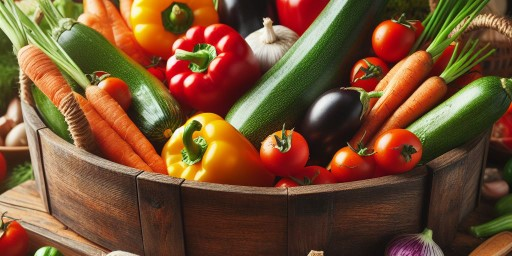
#> input picture image/yasai512_256.jpg, 512 x 256 px, found by its file name
$ python diff_filter2.py
#> lines starting #> are read from the running program, lines starting #| are printed output that depends on the picture
import cv2
import numpy as np
import matplotlib.pyplot as plt
import numpy.linalg as la
from scipy import sparse
from scipy.sparse import csr_matrix

# 長方形を含む四角形の画像の読み込み
X = cv2.imread("image/yasai512_256.jpg")
#> X is the input picture: shape (256, 512, 3); mean B, G, R 48.9, 80.1, 118.1
X = cv2.cvtColor(X, cv2.COLOR_BGR2RGB)
grayX = cv2.cvtColor(X, cv2.COLOR_RGB2GRAY) / 255
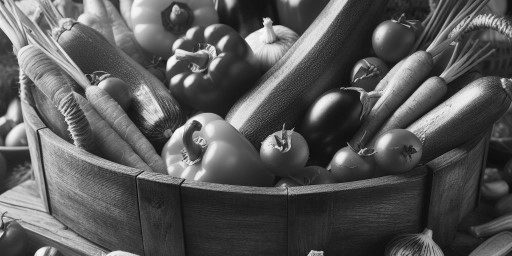
#> grayX: shape (256, 512) float64; min 0.0275, max 0.996, mean 0.345

# 画像サイズを求める
y, x = grayX.shape
#> y = 256; x = 512

# 1.周期シフトして差分を求める
grayX_v = abs(grayX[np.roll(np.arange(y), -1), :] - grayX) # 縦方向に周期シフト - 自分
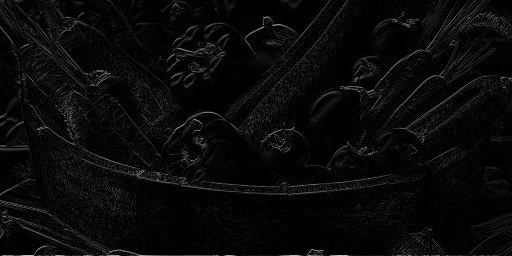
#> grayX_v: shape (256, 512) float64; min 0, max 0.776, mean 0.0385
grayX_h = abs(grayX[:, np.roll(np.arange(x), -1)] - grayX) # 横方向に周期シフト - 自分
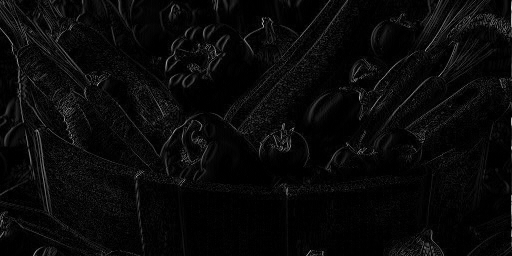
#> grayX_h: shape (256, 512) float64; min 0, max 0.855, mean 0.0373
grayX_ = grayX_v + grayX_h # 縦横
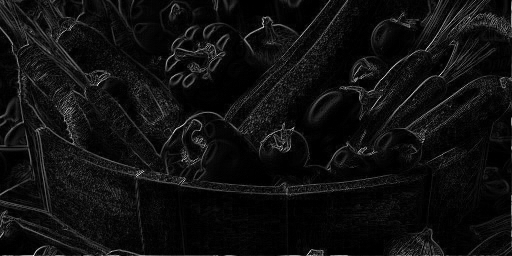
#> grayX_: shape (256, 512) float64; min 0, max 1.22, mean 0.0758; drawn with min black and max white

# 2.線形代数を使って差分を求める
D0_v = -np.eye(y) + np.roll(np.eye(y), -1, axis = 0)
D0_h = -np.eye(x) + np.roll(np.eye(x), -1, axis = 0)
print(D0_v)
#> (printed output is left out)
print(D0_h)
#> (printed output is left out)

# クロネッカー積を使ってフィルタ係数を求める
Dv = sparse.kron(csr_matrix(np.eye(x)), csr_matrix(D0_v)) # 単位行列 ⊗ D0_v
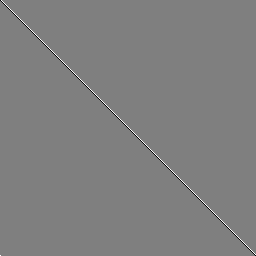
#> D0_v: shape (256, 256) float64; min -1, max 1, mean 0; drawn with min black and max white
Dh = sparse.kron(csr_matrix(np.eye(y)), csr_matrix(D0_h)) # 単位行列 ⊗ D0_h
print(Dv)
#> (printed output is left out)
print()
print(Dh)
#> (printed output is left out)

# 画像データ(2次元配列)からm×n行1列のベクトルデータに変換
grayX_vec = grayX.reshape(y * x, 1, order = 'F')
grayX_vec2 = grayX.reshape(y * x, 1, order = 'C')

# エッジ強度(検出)の計算
grayX_dv = abs(Dv @ grayX_vec) # 縦
grayX_dh = abs(Dh @ grayX_vec2) # 横

# 画像データ(2次元配列)に戻す
grayX_dv_ = grayX_dv.reshape(grayX.shape, order = 'F')
grayX_dh_ = grayX_dh.reshape(grayX.shape, order = 'C')
grayX_d_ = grayX_dv_ + grayX_dh_

# 1、2 の誤差を表示
print(la.norm(grayX_v - grayX_dv_))
#| 0.0
print(la.norm(grayX_h - grayX_dh_))
#| 0.0
print(la.norm(grayX_ - grayX_d_))
#| 0.0

# 結果を表示
plt.figure()
plt.imshow(X)
plt.title('original')
plt.figure()
plt.imshow(grayX, cmap = "gray")
plt.title('gray')
plt.figure()
plt.imshow(grayX_v, cmap = "gray")
plt.title('1.v')
plt.figure()
plt.imshow(grayX_h, cmap = "gray")
plt.title('1.h')
plt.figure()
plt.imshow(grayX_, cmap = "gray")
plt.title('1.vh')
plt.figure()
plt.imshow(grayX_dv_, cmap = "gray")
plt.title('2.v')
plt.figure()
plt.imshow(grayX_dh_, cmap = "gray")
plt.title('2.h')
plt.figure()
plt.imshow(grayX_d_, cmap = "gray")
plt.title('2.vh')
plt.show()

$ run again, with image/yasai256_512.jpg copied over image/yasai512_256.jpg
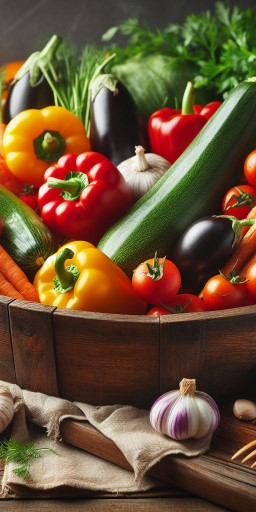
#> input picture image/yasai256_512.jpg, 256 x 512 px, found by its file name
#> X is the input picture: shape (512, 256, 3); mean B, G, R 53, 80.8, 106.6
#> `grayX_ = grayX_v + grayX_h`:
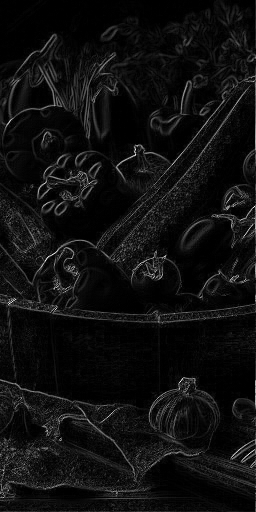
#> grayX_: shape (512, 256) float64; min 0, max 1.09, mean 0.0678; drawn with min black and max white
#> (printed output is left out)
#> (printed output is left out)
#> `Dv = sparse.kron(csr_matrix(np.eye(x)), csr_matrix(D0_v))`:
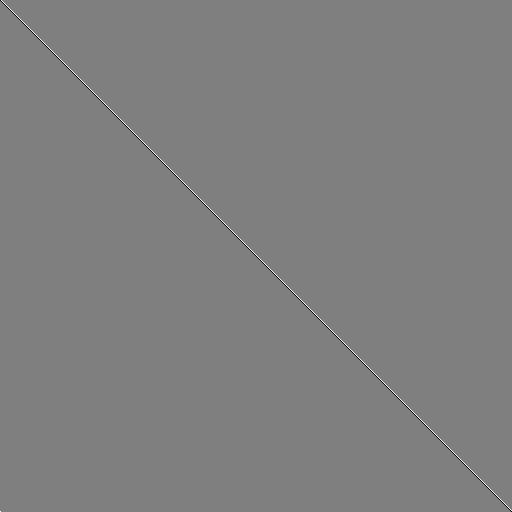
#> D0_v: shape (512, 512) float64; min -1, max 1, mean 0; drawn with min black and max white
#> (printed output is left out)
#> (printed output is left out)
#| 0.0
#| 0.0
#| 0.0
